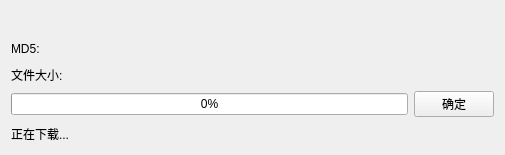
<?xml version="1.0" encoding="UTF-8"?>
<ui version="4.0">
 <class>WinsupdateClass</class>
 <widget class="QMainWindow" name="WinsupdateClass">
  <property name="geometry">
   <rect>
    <x>0</x>
    <y>0</y>
    <width>505</width>
    <height>155</height>
   </rect>
  </property>
  <property name="windowTitle">
   <string>Winsupdate</string>
  </property>
  <widget class="QWidget" name="centralWidget">
   <layout class="QGridLayout" name="gridLayout">
    <item row="0" column="0">
     <layout class="QVBoxLayout" name="verticalLayout">
      <item>
       <widget class="QLabel" name="versionLabel">
        <property name="text">
         <string/>
        </property>
       </widget>
      </item>
      <item>
       <widget class="QLabel" name="MD5Label">
        <property name="text">
         <string>MD5:</string>
        </property>
       </widget>
      </item>
      <item>
       <widget class="QLabel" name="sizeLabel">
        <property name="text">
         <string>文件大小:</string>
        </property>
       </widget>
      </item>
      <item>
       <layout class="QHBoxLayout" name="horizontalLayout">
        <item>
         <widget class="QProgressBar" name="progressBar">
          <property name="value">
           <number>0</number>
          </property>
         </widget>
        </item>
        <item>
         <widget class="QPushButton" name="pushButton">
          <property name="text">
           <string>确定</string>
          </property>
         </widget>
        </item>
       </layout>
      </item>
      <item>
       <widget class="QLabel" name="infoLabel">
        <property name="text">
         <string>正在下载...</string>
        </property>
       </widget>
      </item>
     </layout>
    </item>
   </layout>
  </widget>
 </widget>
 <layoutdefault spacing="6" margin="11"/>
 <resources>
  <include location="winsupdate.qrc"/>
 </resources>
 <connections>
  <connection>
   <sender>pushButton</sender>
   <signal>clicked()</signal>
   <receiver>WinsupdateClass</receiver>
   <slot>on_click_btn()</slot>
   <hints>
    <hint type="sourcelabel">
     <x>436</x>
     <y>104</y>
    </hint>
    <hint type="destinationlabel">
     <x>380</x>
     <y>124</y>
    </hint>
   </hints>
  </connection>
 </connections>
 <slots>
  <slot>on_click_btn()</slot>
 </slots>
</ui>
